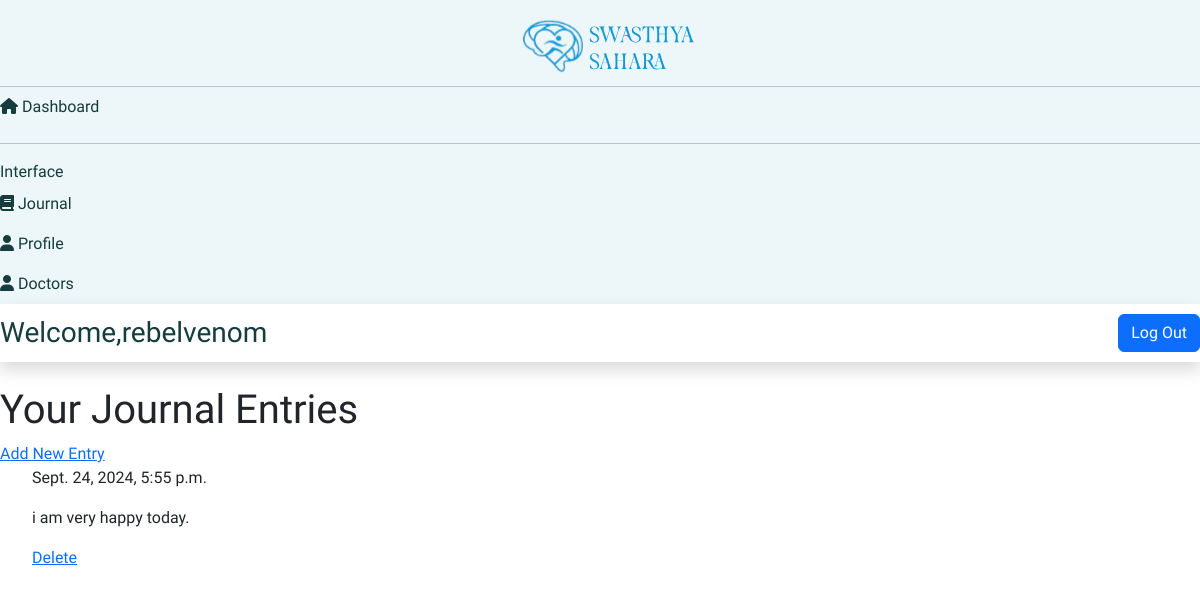
The page /journal/ (signed in) on the database its author committed.
### accounts/models.py (models this page shows, shortened)
class CustomUser(AbstractUser):
    first_name = models.CharField(max_length=255, blank=True, null=True)
    last_name = models.CharField(max_length=55, blank=True, null=True)
    phone = models.CharField(max_length=10, blank=True, null=True)
    image = models.ImageField(upload_to='avatars/', null=True, blank=True)

### Main/models.py (models this page shows, shortened)
class JournalEntry(models.Model):
    user = models.ForeignKey(settings.AUTH_USER_MODEL, on_delete=models.CASCADE)
    content = models.TextField()
    date_created = models.DateTimeField(default=timezone.now)
    class Meta:
        verbose_name_plural = "Journal Entries"

### Main/views.py (the view)
# urls.py: path('journal/',views.journal_list, name='journal_list'),
@login_required
def journal_list(request):
    entries = JournalEntry.objects.filter(user=request.user).order_by('-date_created')
    return render(request, 'main/journal_list.html',{'entries': entries})

### templates/main/journal_list.html
{% extends "main/base_user.html"%}
{% load static %}
{% block content %}
<h1>Your Journal Entries</h1>
<a href="{% url 'dashboard' %}">Add New Entry</a>
<ul>
    {% for entry in entries %}
    <p>{{ entry.date_created }}</p>
    <p>{{ entry.content}}</p>
    <a href="{% url 'delete_journal' %}">Delete</a>
    {% endfor %}
</ul>
{% endblock %}

### templates/includes/nav.html
<nav class="navbar navbar-expand navbar-light bg-white topbar mb-4 static-top shadow d-flex flex-row align-items-center justify-content-between">
    <span class="text-center fs-3" style="color: var(--primary);">Welcome,{{user.username}}</span>
    <a class="btn btn-primary" href="{% url 'account_logout'%}">Log Out</a>
</nav>

### static/css/style.css (style rules this page uses)
:root { --primary: #163c3d; --paragraph-gray: #535b53; --primary-light: #e2eddf; --dark-grey: #475467; --white: white; --catskill:#edf6f9; --default: #0c090c; --padding: attr(data-padding); --margin: attr(data-margin); }
a { text-decoration: none; }
.body-font { font-family: 'Lexend', sans-serif !important; font-weight: 400; }

### rows shown on the page
CustomUser: username "rebelvenom"
JournalEntry: date_created "Sept. 24, 2024, 5:55 p.m.", content "i am very happy today."
